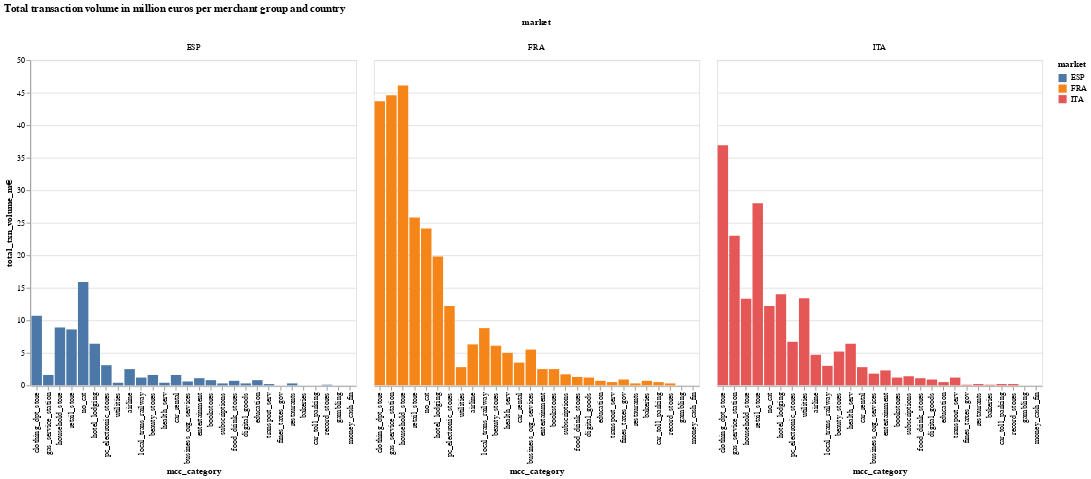

Notebook source saved alongside this figure:
### Code cell
af.column_multi(
    mcc_cat_df,
    "market:N",
    "mcc_category:N",
    "total_txn_volume_m€:Q",
    "market:N",
    400,
    400,
    "-y",
).properties(
    title="Total transaction volume in million euros per merchant group and country"
)

### Figure 1 — Vega-Lite specification as saved in the notebook (floating-point values rounded to 4 significant figures)
{"config": {"view": {"continuousWidth": 400, "continuousHeight": 300}}, "data": {"name": "data-f0204d00ca636b11f644703d61ab158b"}, "mark": "bar", "encoding": {"color": {"type": "nominal", "field": "market"}, "column": {"type": "nominal", "field": "market"}, "tooltip": {"type": "quantitative", "field": "total_txn_volume_m€"}, "x": {"type": "nominal", "field": "mcc_category", "sort": "-y"}, "y": {"type": "quantitative", "field": "total_txn_volume_m€"}}, "height": 400, "title": "Total transaction volume in million euros per merchant group and country", "width": 400, "$schema": "https://vega.github.io/schema/vega-lite/v4.8.1.json", "datasets": {"data-f0204d00ca636b11f644703d61ab158b": [{"market": "FRA", "mcc_category": "airline", "total_txn_volume_m€": 6.3, "sum(n_users)": 14140.0, "avg_volume_per_user": 442.7, "avg_txns_per_user": 2.5, "avg_volume_per_txn": 178.0}, {"market": "ITA", "mcc_category": "airline", "total_txn_volume_m€": 4.7, "sum(n_users)": 12630.0, "avg_volume_per_user": 374.8, "avg_txns_per_user": 2.7, "avg_volume_per_txn": 138.0}, {"market": "ESP", "mcc_category": "airline", "total_txn_volume_m€": 2.5, "sum(n_users)": 6649.0, "avg_volume_per_user": 380.8, "avg_txns_per_user": 2.6, "avg_volume_per_txn": 146.0}, {"market": "ITA", "mcc_category": "bakeries", "total_txn_volume_m€": 0.1, "sum(n_users)": 289.0, "avg_volume_per_user": 176.7, "avg_txns_per_user": 2.3, "avg_volume_per_txn": 78.0}, {"market": "ESP", "mcc_category": "bakeries", "total_txn_volume_m€": 0.0, "sum(n_users)": 73.0, "avg_volume_per_user": 269.0, "avg_txns_per_user": 2.8, "avg_volume_per_txn": 95.0}, {"market": "FRA", "mcc_category": "bakeries", "total_txn_volume_m€": 0.7, "sum(n_users)": 3411.0, "avg_volume_per_user": 207.1, "avg_txns_per_user": 2.6, "avg_volume_per_txn": 79.0}, {"market": "ITA", "mcc_category": "beauty_stores", "total_txn_volume_m€": 5.2, "sum(n_users)": 16060.0, "avg_volume_per_user": 321.6, "avg_txns_per_user": 3.4, "avg_volume_per_txn": 95.0}, {"market": "FRA", "mcc_category": "beauty_stores", "total_txn_volume_m€": 6.1, "sum(n_users)": 20170.0, "avg_volume_per_user": 304.5, "avg_txns_per_user": 3.0, "avg_volume_per_txn": 100.0}, {"market": "ESP", "mcc_category": "beauty_stores", "total_txn_volume_m€": 1.6, "sum(n_users)": 7198.0, "avg_volume_per_user": 224.4, "avg_txns_per_user": 2.3, "avg_volume_per_txn": 97.0}, {"market": "ITA", "mcc_category": "bookstores", "total_txn_volume_m€": 1.2, "sum(n_users)": 4227.0, "avg_volume_per_user": 287.8, "avg_txns_per_user": 2.8, "avg_volume_per_txn": 103.0}, {"market": "FRA", "mcc_category": "bookstores", "total_txn_volume_m€": 2.5, "sum(n_users)": 7725.0, "avg_volume_per_user": 318.3, "avg_txns_per_user": 3.3, "avg_volume_per_txn": 97.0}, {"market": "ESP", "mcc_category": "bookstores", "total_txn_volume_m€": 0.8, "sum(n_users)": 2704.0, "avg_volume_per_user": 309.8, "avg_txns_per_user": 2.9, "avg_volume_per_txn": 108.0}, {"market": "ITA", "mcc_category": "business_org_services", "total_txn_volume_m€": 1.8, "sum(n_users)": 4421.0, "avg_volume_per_user": 403.2, "avg_txns_per_user": 3.2, "avg_volume_per_txn": 125.0}, {"market": "FRA", "mcc_category": "business_org_services", "total_txn_volume_m€": 5.5, "sum(n_users)": 12860.0, "avg_volume_per_user": 428.6, "avg_txns_per_user": 2.9, "avg_volume_per_txn": 147.0}, {"market": "ESP", "mcc_category": "business_org_services", "total_txn_volume_m€": 0.6, "sum(n_users)": 1726.0, "avg_volume_per_user": 365.0, "avg_txns_per_user": 2.9, "avg_volume_per_txn": 125.0}, {"market": "ITA", "mcc_category": "car_rental", "total_txn_volume_m€": 2.8, "sum(n_users)": 7544.0, "avg_volume_per_user": 377.2, "avg_txns_per_user": 2.2, "avg_volume_per_txn": 169.0}, {"market": "ESP", "mcc_category": "car_rental", "total_txn_volume_m€": 1.6, "sum(n_users)": 3884.0, "avg_volume_per_user": 415.3, "avg_txns_per_user": 2.4, "avg_volume_per_txn": 173.0}, {"market": "FRA", "mcc_category": "car_rental", "total_txn_volume_m€": 3.5, "sum(n_users)": 7888.0, "avg_volume_per_user": 449.2, "avg_txns_per_user": 2.3, "avg_volume_per_txn": 193.0}, {"market": "ITA", "mcc_category": "car_toll_parking", "total_txn_volume_m€": 0.2, "sum(n_users)": 805.0, "avg_volume_per_user": 221.1, "avg_txns_per_user": 3.0, "avg_volume_per_txn": 73.0}, {"market": "FRA", "mcc_category": "car_toll_parking", "total_txn_volume_m€": 0.5, "sum(n_users)": 1577.0, "avg_volume_per_user": 310.9, "avg_txns_per_user": 3.4, "avg_volume_per_txn": 92.0}, {"market": "ESP", "mcc_category": "car_toll_parking", "total_txn_volume_m€": 0.0, "sum(n_users)": 136.0, "avg_volume_per_user": 299.2, "avg_txns_per_user": 3.7, "avg_volume_per_txn": 81.0}, {"market": "FRA", "mcc_category": "clothing_dpt_store", "total_txn_volume_m€": 43.7, "sum(n_users)": 80650.0, "avg_volume_per_user": 541.5, "avg_txns_per_user": 4.5, "avg_volume_per_txn": 121.0}, {"market": "ITA", "mcc_category": "clothing_dpt_store", "total_txn_volume_m€": 36.9, "sum(n_users)": 74190.0, "avg_volume_per_user": 497.1, "avg_txns_per_user": 4.4, "avg_volume_per_txn": 112.0}, {"market": "ESP", "mcc_category": "clothing_dpt_store", "total_txn_volume_m€": 10.7, "sum(n_users)": 24980.0, "avg_volume_per_user": 428.2, "avg_txns_per_user": 3.9, "avg_volume_per_txn": 110.0}, {"market": "ITA", "mcc_category": "digital_goods", "total_txn_volume_m€": 0.9, "sum(n_users)": 1877.0, "avg_volume_per_user": 474.4, "avg_txns_per_user": 3.4, "avg_volume_per_txn": 140.0}, {"market": "ESP", "mcc_category": "digital_goods", "total_txn_volume_m€": 0.3, "sum(n_users)": 956.0, "avg_volume_per_user": 292.0, "avg_txns_per_user": 2.5, "avg_volume_per_txn": 116.0}, {"market": "FRA", "mcc_category": "digital_goods", "total_txn_volume_m€": 1.2, "sum(n_users)": 3094.0, "avg_volume_per_user": 399.1, "avg_txns_per_user": 3.8, "avg_volume_per_txn": 105.0}, {"market": "ITA", "mcc_category": "education", "total_txn_volume_m€": 0.5, "sum(n_users)": 1216.0, "avg_volume_per_user": 400.3, "avg_txns_per_user": 2.7, "avg_volume_per_txn": 148.0}, {"market": "ESP", "mcc_category": "education", "total_txn_volume_m€": 0.8, "sum(n_users)": 2429.0, "avg_volume_per_user": 342.7, "avg_txns_per_user": 2.2, "avg_volume_per_txn": 156.0}, {"market": "FRA", "mcc_category": "education", "total_txn_volume_m€": 0.7, "sum(n_users)": 1767.0, "avg_volume_per_user": 383.0, "avg_txns_per_user": 2.5, "avg_volume_per_txn": 151.0}, {"market": "ITA", "mcc_category": "entertainment", "total_txn_volume_m€": 2.3, "sum(n_users)": 8243.0, "avg_volume_per_user": 282.2, "avg_txns_per_user": 2.5, "avg_volume_per_txn": 111.0}, {"market": "FRA", "mcc_category": "entertainment", "total_txn_volume_m€": 2.5, "sum(n_users)": 9503.0, "avg_volume_per_user": 262.4, "avg_txns_per_user": 2.4, "avg_volume_per_txn": 107.0}, {"market": "ESP", "mcc_category": "entertainment", "total_txn_volume_m€": 1.1, "sum(n_users)": 4585.0, "avg_volume_per_user": 238.1, "avg_txns_per_user": 2.3, "avg_volume_per_txn": 104.0}, {"market": "ITA", "mcc_category": "fines_taxes_gov", "total_txn_volume_m€": 0.1, "sum(n_users)": 160.0, "avg_volume_per_user": 368.3, "avg_txns_per_user": 3.1, "avg_volume_per_txn": 120.0}, {"market": "ESP", "mcc_category": "fines_taxes_gov", "total_txn_volume_m€": 0.0, "sum(n_users)": 77.0, "avg_volume_per_user": 261.3, "avg_txns_per_user": 2.1, "avg_volume_per_txn": 126.0}, {"market": "FRA", "mcc_category": "fines_taxes_gov", "total_txn_volume_m€": 0.9, "sum(n_users)": 2245.0, "avg_volume_per_user": 400.1, "avg_txns_per_user": 3.9, "avg_volume_per_txn": 104.0}, {"market": "ITA", "mcc_category": "food_drink_stores", "total_txn_volume_m€": 1.1, "sum(n_users)": 4017.0, "avg_volume_per_user": 281.0, "avg_txns_per_user": 2.8, "avg_volume_per_txn": 100.0}, {"market": "ESP", "mcc_category": "food_drink_stores", "total_txn_volume_m€": 0.7, "sum(n_users)": 4342.0, "avg_volume_per_user": 156.8, "avg_txns_per_user": 1.7, "avg_volume_per_txn": 95.0}, {"market": "FRA", "mcc_category": "food_drink_stores", "total_txn_volume_m€": 1.3, "sum(n_users)": 4396.0, "avg_volume_per_user": 289.8, "avg_txns_per_user": 2.7, "avg_volume_per_txn": 107.0}, {"market": "FRA", "mcc_category": "gambling", "total_txn_volume_m€": 0.0, "sum(n_users)": 5.0, "avg_volume_per_user": 2893.0, "avg_txns_per_user": 8.0, "avg_volume_per_txn": 362.0}, {"market": "ITA", "mcc_category": "gas_service_station", "total_txn_volume_m€": 23.0, "sum(n_users)": 40360.0, "avg_volume_per_user": 570.0, "avg_txns_per_user": 6.0, "avg_volume_per_txn": 94.0}, {"market": "ESP", "mcc_category": "gas_service_station", "total_txn_volume_m€": 1.6, "sum(n_users)": 5767.0, "avg_volume_per_user": 281.8, "avg_txns_per_user": 3.3, "avg_volume_per_txn": 86.0}, {"market": "FRA", "mcc_category": "gas_service_station", "total_txn_volume_m€": 44.6, "sum(n_users)": 65960.0, "avg_volume_per_user": 676.6, "avg_txns_per_user": 6.0, "avg_volume_per_txn": 113.0}, {"market": "ITA", "mcc_category": "health_serv", "total_txn_volume_m€": 6.4, "sum(n_users)": 18990.0, "avg_volume_per_user": 337.4, "avg_txns_per_user": 2.7, "avg_volume_per_txn": 123.0}, {"market": "ESP", "mcc_category": "health_serv", "total_txn_volume_m€": 0.4, "sum(n_users)": 1431.0, "avg_volume_per_user": 285.5, "avg_txns_per_user": 2.4, "avg_volume_per_txn": 119.0}, {"market": "FRA", "mcc_category": "health_serv", "total_txn_volume_m€": 5.0, "sum(n_users)": 16470.0, "avg_volume_per_user": 302.7, "avg_txns_per_user": 2.9, "avg_volume_per_txn": 106.0}, {"market": "FRA", "mcc_category": "hotel_lodging", "total_txn_volume_m€": 19.8, "sum(n_users)": 40100.0, "avg_volume_per_user": 493.2, "avg_txns_per_user": 3.2, "avg_volume_per_txn": 154.0}, {"market": "ESP", "mcc_category": "hotel_lodging", "total_txn_volume_m€": 6.4, "sum(n_users)": 15030.0, "avg_volume_per_user": 428.2, "avg_txns_per_user": 2.7, "avg_volume_per_txn": 156.0}, {"market": "ITA", "mcc_category": "hotel_lodging", "total_txn_volume_m€": 14.0, "sum(n_users)": 31670.0, "avg_volume_per_user": 441.2, "avg_txns_per_user": 2.9, "avg_volume_per_txn": 152.0}, {"market": "FRA", "mcc_category": "household_store", "total_txn_volume_m€": 46.1, "sum(n_users)": 81470.0, "avg_volume_per_user": 565.4, "avg_txns_per_user": 4.9, "avg_volume_per_txn": 115.0}, {"market": "ESP", "mcc_category": "household_store", "total_txn_volume_m€": 8.9, "sum(n_users)": 23480.0, "avg_volume_per_user": 378.3, "avg_txns_per_user": 3.0, "avg_volume_per_txn": 126.0}, {"market": "ITA", "mcc_category": "household_store", "total_txn_volume_m€": 13.3, "sum(n_users)": 33810.0, "avg_volume_per_user": 394.5, "avg_txns_per_user": 3.0, "avg_volume_per_txn": 132.0}, {"market": "ESP", "mcc_category": "local_trans_railway", "total_txn_volume_m€": 1.2, "sum(n_users)": 5130.0, "avg_volume_per_user": 229.8, "avg_txns_per_user": 2.5, "avg_volume_per_txn": 91.0}, {"market": "ITA", "mcc_category": "local_trans_railway", "total_txn_volume_m€": 3.0, "sum(n_users)": 9349.0, "avg_volume_per_user": 321.2, "avg_txns_per_user": 3.2, "avg_volume_per_txn": 100.0}, {"market": "FRA", "mcc_category": "local_trans_railway", "total_txn_volume_m€": 8.8, "sum(n_users)": 22300.0, "avg_volume_per_user": 394.1, "avg_txns_per_user": 3.9, "avg_volume_per_txn": 101.0}, {"market": "FRA", "mcc_category": "money_cash_fin", "total_txn_volume_m€": 0.0, "sum(n_users)": 2.0, "avg_volume_per_user": 6703.0, "avg_txns_per_user": 17.0, "avg_volume_per_txn": 394.0}, {"market": "FRA", "mcc_category": "no_cat", "total_txn_volume_m€": 24.1, "sum(n_users)": 55410.0, "avg_volume_per_user": 434.3, "avg_txns_per_user": 3.1, "avg_volume_per_txn": 139.0}, {"market": "ESP", "mcc_category": "no_cat", "total_txn_volume_m€": 15.9, "sum(n_users)": 41250.0, "avg_volume_per_user": 385.3, "avg_txns_per_user": 3.6, "avg_volume_per_txn": 107.0}, {"market": "ITA", "mcc_category": "no_cat", "total_txn_volume_m€": 12.2, "sum(n_users)": 34400.0, "avg_volume_per_user": 353.8, "avg_txns_per_user": 2.7, "avg_volume_per_txn": 132.0}, {"market": "FRA", "mcc_category": "pc_electronic_stores", "total_txn_volume_m€": 12.2, "sum(n_users)": 29380.0, "avg_volume_per_user": 416.4, "avg_txns_per_user": 2.8, "avg_volume_per_txn": 147.0}, {"market": "ITA", "mcc_category": "pc_electronic_stores", "total_txn_volume_m€": 6.7, "sum(n_users)": 17070.0, "avg_volume_per_user": 391.3, "avg_txns_per_user": 2.6, "avg_volume_per_txn": 149.0}, {"market": "ESP", "mcc_category": "pc_electronic_stores", "total_txn_volume_m€": 3.1, "sum(n_users)": 8002.0, "avg_volume_per_user": 382.3, "avg_txns_per_user": 2.7, "avg_volume_per_txn": 142.0}, {"market": "FRA", "mcc_category": "record_stores", "total_txn_volume_m€": 0.3, "sum(n_users)": 1072.0, "avg_volume_per_user": 313.1, "avg_txns_per_user": 3.5, "avg_volume_per_txn": 90.0}, {"market": "ITA", "mcc_category": "record_stores", "total_txn_volume_m€": 0.2, "sum(n_users)": 607.0, "avg_volume_per_user": 259.1, "avg_txns_per_user": 2.8, "avg_volume_per_txn": 91.0}, {"market": "ESP", "mcc_category": "record_stores", "total_txn_volume_m€": 0.1, "sum(n_users)": 213.0, "avg_volume_per_user": 254.4, "avg_txns_per_user": 3.0, "avg_volume_per_txn": 85.0}, {"market": "ESP", "mcc_category": "restaurants", "total_txn_volume_m€": 0.3, "sum(n_users)": 1739.0, "avg_volume_per_user": 152.5, "avg_txns_per_user": 1.4, "avg_volume_per_txn": 107.0}, {"market": "ITA", "mcc_category": "restaurants", "total_txn_volume_m€": 0.2, "sum(n_users)": 782.0, "avg_volume_per_user": 220.0, "avg_txns_per_user": 2.8, "avg_volume_per_txn": 78.0}, {"market": "FRA", "mcc_category": "restaurants", "total_txn_volume_m€": 0.3, "sum(n_users)": 1169.0, "avg_volume_per_user": 243.6, "avg_txns_per_user": 2.7, "avg_volume_per_txn": 90.0}, {"market": "ESP", "mcc_category": "retail_store", "total_txn_volume_m€": 8.6, "sum(n_users)": 21320.0, "avg_volume_per_user": 402.2, "avg_txns_per_user": 3.6, "avg_volume_per_txn": 112.0}, {"market": "ITA", "mcc_category": "retail_store", "total_txn_volume_m€": 28.0, "sum(n_users)": 61020.0, "avg_volume_per_user": 459.1, "avg_txns_per_user": 4.1, "avg_volume_per_txn": 113.0}, {"market": "FRA", "mcc_category": "retail_store", "total_txn_volume_m€": 25.8, "sum(n_users)": 58880.0, "avg_volume_per_user": 437.6, "avg_txns_per_user": 3.8, "avg_volume_per_txn": 117.0}, {"market": "ESP", "mcc_category": "subscriptions", "total_txn_volume_m€": 0.3, "sum(n_users)": 1047.0, "avg_volume_per_user": 304.7, "avg_txns_per_user": 2.8, "avg_volume_per_txn": 111.0}, {"market": "FRA", "mcc_category": "subscriptions", "total_txn_volume_m€": 1.7, "sum(n_users)": 3444.0, "avg_volume_per_user": 500.0, "avg_txns_per_user": 3.4, "avg_volume_per_txn": 146.0}, {"market": "ITA", "mcc_category": "subscriptions", "total_txn_volume_m€": 1.4, "sum(n_users)": 3913.0, "avg_volume_per_user": 352.6, "avg_txns_per_user": 3.0, "avg_volume_per_txn": 117.0}, {"market": "FRA", "mcc_category": "transport_serv", "total_txn_volume_m€": 0.5, "sum(n_users)": 1756.0, "avg_volume_per_user": 312.6, "avg_txns_per_user": 2.8, "avg_volume_per_txn": 113.0}, {"market": "ESP", "mcc_category": "transport_serv", "total_txn_volume_m€": 0.2, "sum(n_users)": 603.0, "avg_volume_per_user": 287.8, "avg_txns_per_user": 2.6, "avg_volume_per_txn": 111.0}, {"market": "ITA", "mcc_category": "transport_serv", "total_txn_volume_m€": 1.2, "sum(n_users)": 4091.0, "avg_volume_per_user": 295.9, "avg_txns_per_user": 2.8, "avg_volume_per_txn": 106.0}, {"market": "ESP", "mcc_category": "utilities", "total_txn_volume_m€": 0.4, "sum(n_users)": 976.0, "avg_volume_per_user": 417.3, "avg_txns_per_user": 3.1, "avg_volume_per_txn": 135.0}, {"market": "FRA", "mcc_category": "utilities", "total_txn_volume_m€": 2.8, "sum(n_users)": 6229.0, "avg_volume_per_user": 444.7, "avg_txns_per_user": 2.9, "avg_volume_per_txn": 151.0}, {"market": "ITA", "mcc_category": "utilities", "total_txn_volume_m€": 13.4, "sum(n_users)": 27660.0, "avg_volume_per_user": 484.0, "avg_txns_per_user": 3.3, "avg_volume_per_txn": 146.0}]}}
